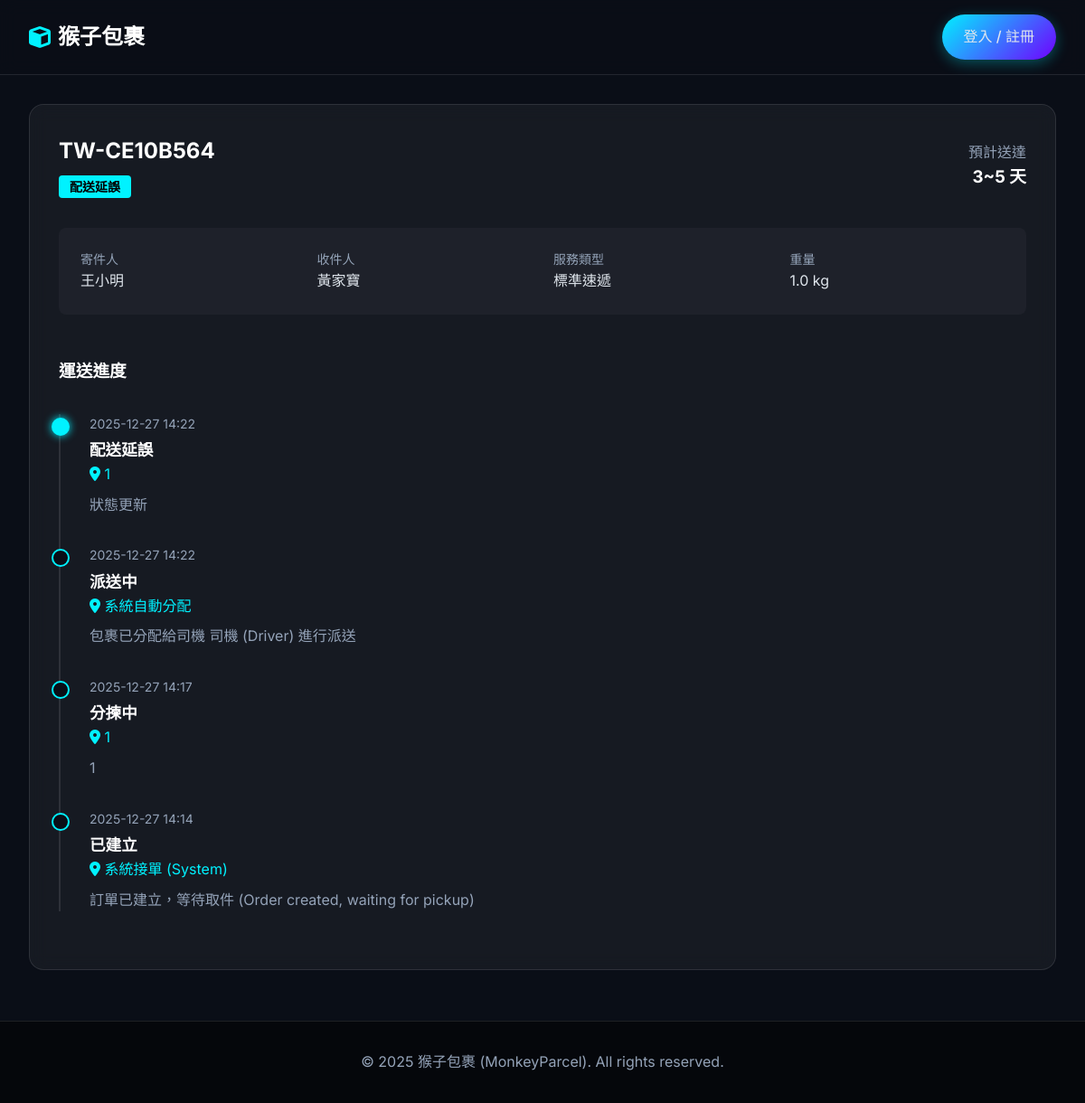
Screenshot of /track/TW-CE10B564 with the database file from the repository.
### app/models.py (models this page shows, shortened)
class Package(Base):
    __tablename__ = 'packages'
    id: Mapped[int] = mapped_column(primary_key=True)
    tracking_number: Mapped[str] = mapped_column(String(20), unique=True, nullable=False) # 物流單號
    sender_id: Mapped[int] = mapped_column(ForeignKey('customers.id'), nullable=False)
    recipient_name: Mapped[str] = mapped_column(String(100), nullable=False)
    recipient_address: Mapped[str] = mapped_column(String(200), nullable=False)
    recipient_phone: Mapped[str] = mapped_column(String(20), nullable=False)
    weight: Mapped[float] = mapped_column(Float, nullable=False) # 重量 (kg)
    width: Mapped[float] = mapped_column(Float, nullable=False)  # 寬 (cm)
    height: Mapped[float] = mapped_column(Float, nullable=False) # 高 (cm)
    length: Mapped[float] = mapped_column(Float, nullable=False) # 長 (cm)
    declared_value: Mapped[float] = mapped_column(Float, default=0.0) # 報值金額 (保險用)
    content_description: Mapped[str] = mapped_column(String(255), nullable=True) # 內容物描述
    package_type: Mapped[PackageType] = mapped_column(Enum(PackageType), default=PackageType.SMALL_BOX)
    delivery_speed: Mapped[DeliverySpeed] = mapped_column(Enum(DeliverySpeed), default=DeliverySpeed.STANDARD)
    status: Mapped[PackageStatus] = mapped_column(Enum(PackageStatus), default=PackageStatus.CREATED)
    is_hazardous: Mapped[bool] = mapped_column(Boolean, default=False)   # 易燃物/危險品
    is_fragile: Mapped[bool] = mapped_column(Boolean, default=False)     # 易碎品
    is_international: Mapped[bool] = mapped_column(Boolean, default=False) # 國際件
    created_at: Mapped[datetime] = mapped_column(DateTime, default=datetime.now) # 寄件時間
    estimated_delivery: Mapped[datetime] = mapped_column(DateTime, nullable=True) # 預計抵達時間
    shipping_cost: Mapped[float] = mapped_column(Float, default=0.0) # 運費金額
    sender: Mapped["Customer"] = relationship("Customer", back_populates="packages", foreign_keys=[sender_id])
    tracking_events: Mapped[List["TrackingEvent"]] = relationship("TrackingEvent", back_populates="package", cascade="all, delete-orphan")
    assigned_driver_id: Mapped[Optional[int]] = mapped_column(ForeignKey('users.id'), nullable=True)
    assigned_driver: Mapped[Optional["User"]] = relationship("User", foreign_keys=[assigned_driver_id])
    @property
    def status_label(self):
        return PACKAGE_STATUS_LABELS.get(self.status, self.status.value)
    @property
    def delivery_speed_label(self):
        labels = {
            DeliverySpeed.OVERNIGHT: "隔夜達",
            DeliverySpeed.TWO_DAY: "兩日達",
            DeliverySpeed.STANDARD: "標準速遞",
            DeliverySpeed.ECONOMY: "經濟速遞"
        }
        return labels.get(self.delivery_speed, self.delivery_speed.value)

class User(Base):
    __tablename__ = 'users'
    id: Mapped[int] = mapped_column(primary_key=True)
    username: Mapped[str] = mapped_column(String(50), unique=True, nullable=False)
    password_hash: Mapped[str] = mapped_column(String(128), nullable=False)
    full_name: Mapped[str] = mapped_column(String(100), nullable=False)
    email: Mapped[str] = mapped_column(String(120), unique=True, nullable=False)
    phone: Mapped[str] = mapped_column(String(20), nullable=False)
    address: Mapped[str] = mapped_column(String(200), nullable=True)
    role: Mapped[UserRole] = mapped_column(Enum(UserRole), default=UserRole.CUSTOMER)
    type: Mapped[str] = mapped_column(String(50))
    __mapper_args__ = {
        'polymorphic_identity': 'user',
        'polymorphic_on': type
    }

class TrackingEvent(Base):
    __tablename__ = 'tracking_events'
    id: Mapped[int] = mapped_column(primary_key=True)
    package_id: Mapped[int] = mapped_column(ForeignKey('packages.id'), nullable=False)
    timestamp: Mapped[datetime] = mapped_column(DateTime, default=datetime.now) # 掃描時間
    location: Mapped[str] = mapped_column(String(100), nullable=False) # 掃描地點 (例如：台北分揀中心)
    status: Mapped[PackageStatus] = mapped_column(Enum(PackageStatus), nullable=False) # 當時狀態
    description: Mapped[str] = mapped_column(String(255), nullable=False) # 詳細描述 (例如：包裹已抵達...)
    handled_by_id: Mapped[Optional[int]] = mapped_column(ForeignKey('users.id'), nullable=True)
    package: Mapped["Package"] = relationship("Package", back_populates="tracking_events")
    @property
    def status_label(self):
        return PACKAGE_STATUS_LABELS.get(self.status, self.status.value)

### app/routes.py (the view)
@main.route('/track/<tracking_number>')
def tracking_result(tracking_number):
    package = services.get_package_by_tracking(tracking_number)
    if not package:
        flash('找不到該追蹤號碼 (Tracking number not found)', 'error')
        return redirect(url_for('main.index'))
    return render_template('tracking_result.html', package=package)

### app/services.py (called while the page is built)
def get_package_by_tracking(tracking_number):
    return db.session.execute(
        db.select(models.Package).filter_by(tracking_number=tracking_number)
    ).scalar_one_or_none()

### app/templates/tracking_result.html (shortened to what this page needs)
{% extends "base.html" %}
{% block content %}
<div class="container">
    <div class="card">
        <div
            style="display: flex; justify-content: space-between; align-items: center; margin-bottom: 2rem; flex-wrap: wrap; gap: 1rem;">
            <div>
                <h2 style="margin-bottom: 0.5rem;">{{ package.tracking_number }}</h2>
                <span
                    style="padding: 0.25rem 0.75rem; background: var(--primary-color); color: #000; border-radius: 4px; font-weight: 600; font-size: 0.875rem;">
                    {{ package.status_label }}
                </span>
            </div>
            <div style="text-align: right; display: flex; flex-direction: column; align-items: flex-end; gap: 0.5rem;">
                <div>
                    <p style="color: var(--text-muted); margin-bottom: 0;">預計送達</p>
                    {% if package.estimated_delivery %}
                    <h3 style="margin-bottom: 0;">{{ package.estimated_delivery.strftime('%Y-%m-%d') }}</h3>
                    {% else %}
                    <h3 style="margin-bottom: 0;">
                        {% if package.delivery_speed.name == 'OVERNIGHT' %}1 天
                        {% elif package.delivery_speed.name == 'TWO_DAY' %}2 天
                        {% elif package.delivery_speed.name == 'STANDARD' %}3~5 天
                        {% elif package.delivery_speed.name == 'ECONOMY' %}5~7 天
                        {% else %}計算中...
                        {% endif %}
                    </h3>
                    {% endif %}
                </div>
            </div>
        </div>
        <div
            style="display: grid; grid-template-columns: repeat(auto-fit, minmax(200px, 1fr)); gap: 1.5rem; margin-bottom: 3rem; padding: 1.5rem; background: rgba(255,255,255,0.03); border-radius: 8px;">
            <div>
                <p style="color: var(--text-muted); font-size: 0.875rem;">寄件人</p>
                <p>{{ package.sender.full_name }}</p>
            </div>
            <div>
                <p style="color: var(--text-muted); font-size: 0.875rem;">收件人</p>
                <p>{{ package.recipient_name }}</p>
            </div>
            <div>
                <p style="color: var(--text-muted); font-size: 0.875rem;">服務類型</p>
                <p>{{ package.delivery_speed_label }}</p>
            </div>
            <div>
                <p style="color: var(--text-muted); font-size: 0.875rem;">重量</p>
                <p>{{ package.weight }} kg</p>
            </div>
        </div>
        <h3>運送進度</h3>
        <div class="timeline" style="margin-top: 2rem;">
            {% for event in package.tracking_events|sort(attribute='timestamp', reverse=True) %}
            <div class="timeline-item {% if loop.first %}active{% endif %}">
                <div class="timeline-date">{{ event.timestamp.strftime('%Y-%m-%d %H:%M') }}</div>
                <div class="timeline-status">{{ event.status_label }}</div>
                <div class="timeline-location"><i class="fas fa-map-marker-alt"></i> {{ event.location }}</div>
                <p style="color: var(--text-muted); margin-top: 0.5rem;">{{ event.description }}</p>
            </div>
            {% endfor %}
        </div>
    </div>
</div>
{% endblock %}

### app/templates/base.html (shortened to what this page needs)
<!DOCTYPE html>
<html lang="zh-TW">
<head>
    <link rel="stylesheet" href="{{ url_for('static', filename='css/style.css') }}">
    <link rel="stylesheet" href="https://cdnjs.cloudflare.com/ajax/libs/font-awesome/6.0.0/css/all.min.css">
</head>
<body>
    <nav class="navbar">
        <div class="container nav-container">
            <a href="{{ url_for('main.index') }}" class="logo">
                <i class="fas fa-cube"></i> 猴子包裹
            </a>
            <div class="nav-links">
                {% if session.get('user_id') %}
                <a href="{{ url_for('main.dashboard') }}">我的帳戶</a>
                <a href="{{ url_for('main.logout') }}" class="btn btn-outline">登出</a>
                {% else %}
                <a href="{{ url_for('main.login') }}" class="btn btn-primary">登入 / 註冊</a>
                {% endif %}
            </div>
        </div>
    </nav>
    <main class="main-content">
        {% block content %}{% endblock %}
    </main>
    <footer class="footer">
        <div class="container">
            <p>&copy; 2025 猴子包裹 (MonkeyParcel). All rights reserved.</p>
        </div>
    </footer>
</body>
</html>

### app/static/css/style.css (style rules this page uses)
:root { --primary-color: #00f2ff; --primary-dark: #00c8d4; --secondary-color: #7000ff; --bg-color: #0a0e17; --card-bg: rgba(255, 255, 255, 0.05); --text-color: #e0e6ed; --text-muted: #94a3b8; --border-color: rgba(255, 255, 255, 0.1); --success-color: #00ff9d; --error-color: #ff4d4d; --gradient-main: linear-gradient(135deg, #00f2ff 0%, #7000ff 100%); }
* { box-sizing: border-box; margin: 0; padding: 0; }
body { font-family: 'Inter', 'Noto Sans TC', sans-serif; background-color: var(--bg-color); color: var(--text-color); line-height: 1.6; min-height: 100vh; display: flex; flex-direction: column; }
h1, h2, h3, h4, h5, h6 { font-weight: 700; margin-bottom: 1rem; color: #fff; }
a { text-decoration: none; color: var(--primary-color); transition: all 0.3s ease; }
.container { max-width: 1200px; margin: 0 auto; padding: 0 2rem; }
.main-content { flex: 1; padding: 2rem 0; }
.navbar { background: rgba(10, 14, 23, 0.8); backdrop-filter: blur(10px); border-bottom: 1px solid var(--border-color); padding: 1rem 0; position: sticky; top: 0; z-index: 1000; }
.nav-container { display: flex; justify-content: space-between; align-items: center; }
.logo { font-size: 1.5rem; font-weight: 700; color: #fff; display: flex; align-items: center; gap: 0.5rem; }
.logo i { color: var(--primary-color); }
.nav-links { display: flex; gap: 2rem; align-items: center; }
.nav-links a { color: var(--text-color); font-weight: 500; }
.btn { display: inline-block; padding: 0.75rem 1.5rem; border-radius: 50px; font-weight: 600; cursor: pointer; border: none; transition: all 0.3s ease; }
.btn-primary { background: var(--gradient-main); color: #fff; box-shadow: 0 4px 15px rgba(0, 242, 255, 0.3); }
.card { background: var(--card-bg); border: 1px solid var(--border-color); border-radius: 16px; padding: 2rem; backdrop-filter: blur(10px); margin-bottom: 1.5rem; }
.footer { background: #05070b; padding: 2rem 0; margin-top: auto; text-align: center; color: var(--text-muted); border-top: 1px solid var(--border-color); }
.timeline { position: relative; padding-left: 2rem; border-left: 2px solid var(--border-color); }
.timeline-item { position: relative; margin-bottom: 2rem; }
.timeline-item::before { content: ''; position: absolute; left: -2.6rem; top: 0.25rem; width: 1rem; height: 1rem; background: var(--bg-color); border: 2px solid var(--primary-color); border-radius: 50%; }
.timeline-item.active::before { background: var(--primary-color); box-shadow: 0 0 10px var(--primary-color); }
.timeline-date { font-size: 0.875rem; color: var(--text-muted); margin-bottom: 0.25rem; }
.timeline-status { font-weight: 700; font-size: 1.1rem; color: #fff; }
.timeline-location { color: var(--primary-color); }
.card, .hero, .timeline-item { animation: fadeIn 0.5s ease-out forwards; }

### rows the page displays
Package: tracking_number "TW-CE10B564", status_label "配送延誤", recipient_name "黃家寶", delivery_speed_label "標準速遞", weight "1.0"
User: sender.full_name "王小明"
TrackingEvent: timestamp "2025-12-27 14:22", status_label "配送延誤", location "1", description "狀態更新"
TrackingEvent: timestamp "2025-12-27 14:22", status_label "派送中", location "系統自動分配", description "包裹已分配給司機 司機 (Driver) 進行派送"
TrackingEvent: timestamp "2025-12-27 14:17", status_label "分揀中", location "1", description "1"
TrackingEvent: timestamp "2025-12-27 14:14", status_label "已建立", location "系統接單 (System)", description "訂單已建立，等待取件 (Order created, waiting for pickup)"
